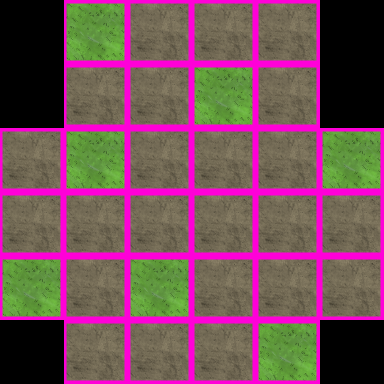

A 2D game scene composited from a Tiled map and its tileset images. What follows is a short description and the map's XML, with each tile layer's data collapsed to a summary:
An orthogonal 6x6 tile map with 64x64 px tiles, 1 tile layer (BG_TILES) and 22 objects (10x gravestone, 8x mound, statueharp, note2, lootcontainer, ...).

<map version="1.0" orientation="orthogonal" width="6" height="6" tilewidth="64" tileheight="64">
 <tileset firstgid="1" source="dont_starve/ground.tsx" />
 <layer name="BG_TILES" width="6" height="6">
  <data>[36 cells, 30 non-empty, 2 distinct tile ids]</data>
 </layer>
 <objectgroup name="FG_OBJECTS" width="6" height="6">
  <object type="gravestone" x="128" y="259" />
  <object type="gravestone" x="191" y="257" />
  <object type="gravestone" x="256" y="259" />
  <object type="gravestone" x="319" y="192" />
  <object type="gravestone" x="255" y="195" />
  <object type="gravestone" x="190" y="128" />
  <object type="gravestone" x="118" y="125" />
  <object type="gravestone" x="70" y="127" />
  <object type="gravestone" x="61" y="254" />
  <object type="gravestone" x="316" y="65" />
  <object type="mound" x="319" y="214" />
  <object type="mound" x="257" y="214" />
  <object type="mound" x="192" y="151" />
  <object type="mound" x="191" y="67" />
  <object type="mound" x="253" y="65" />
  <object type="mound" x="128" y="193" />
  <object type="mound" x="128" y="279" />
  <object type="mound" x="256" y="339" />
  <object type="statueharp" x="94" y="35" />
  <object type="note2" x="257" y="129" />
  <object type="lootcontainer" x="96" y="61" />
  <object type="firepit" x="317" y="132" />
 </objectgroup>
</map>
